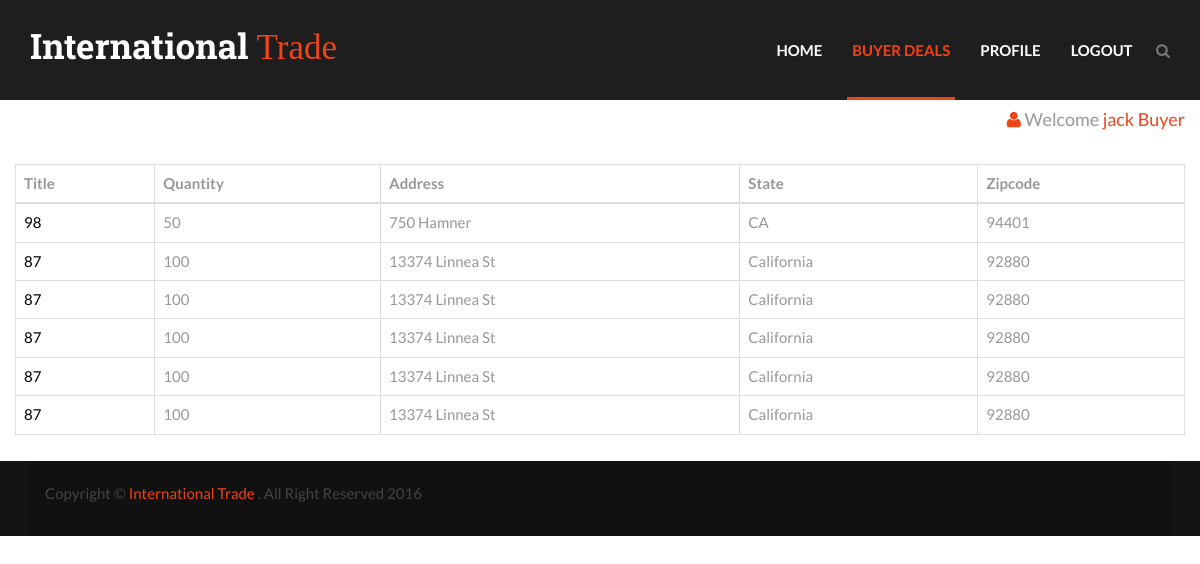
/buyer_view.php (signed in), run on the app's committed database.
### tables this page shows
CREATE TABLE IF NOT EXISTS `join_deal` (
  `order_id` int(32) NOT NULL AUTO_INCREMENT,
  `create_deal_id` int(32) DEFAULT NULL,
  `user_id` int(32) DEFAULT NULL,
  `order_quantity` int(64) DEFAULT NULL,
  `address` varchar(64) DEFAULT NULL,
  `state` varchar(64) DEFAULT NULL,
  `zipcode` int(64) DEFAULT NULL,
  `closure_date` date DEFAULT NULL,
  PRIMARY KEY (`order_id`)
);

### buyer_view.php (the view, shortened to what this page needs)
<?php
require_once("./libs/login_lib.php");
$user_key=$_SESSION["ukey"]
?>
<!DOCTYPE html>
<html lang="en">
<head>
        <link href="assets/plugins/bootstrap/css/bootstrap.min.css" rel="stylesheet" type="text/css">
        <link href="assets/plugins/bootstrap-select-1.9.3/dist/css/bootstrap-select.min.css" rel="stylesheet" type="text/css">
        <link href="assets/plugins/owl-carousel2/assets/owl.carousel.css" rel="stylesheet" type="text/css">
        <link href="assets/plugins/Swiper-3.2.7/dist/css/swiper.min.css" rel="stylesheet" type="text/css">
        <link href="assets/plugins/malihu-custom-scrollbar-plugin-master/jquery.mCustomScrollbar.min.css" rel="stylesheet" type="text/css">
        <link href="assets/plugins/royalslider/skins/universal/rs-universal.css" rel="stylesheet">
        <link href="assets/plugins/royalslider/royalslider.css" rel="stylesheet">
        <link href="assets/plugins/subscribe-better-master/subscribe-better.css" rel="stylesheet" type="text/css">
        <link href="assets/plugins/font-awesome/css/font-awesome.min.css" rel="stylesheet" type="text/css">
        <link href="assets/css/style.css" rel="stylesheet" type="text/css">
        <link href="assets/css/header.css" rel="stylesheet" type="text/css">
    </head>
    <body class="home page">
        <header id="masthead" class="clearfix" itemscope="itemscope" itemtype="https://schema.org/WPHeader">
            <div class="header-wrap" id="typo-sticky-header">
                <div class="container theme-container reltv-div">
                    <div class="row">
                        <div class="col-md-4 col-sm-4">
                            <div class="top-header pull-left">
                                <div class="logo-area">
                                    <a href="index.php" class="thm-logo fsz-35">
                                        <b class="bold-font-3 wht-clr">International</b><span class="thm-clr funky-font"> Trade</span>
                                    </a>
                                </div>
                            </div>
                        </div>
                        <div class="col-md-8 col-sm-8 static-div">
                            <div class="navigation pull-left">
                                <nav>
                                    <div class="" id="primary-navigation">
                                        <ul class="nav navbar-nav primary-navbar">
                                            <li><a href="index.php">Home</a></li>
                                            <li class="active"><a href="buyer_view.php">Buyer Deals</a></li>
											<li><a href="profile.php">Profile</a></li>
                                            <li><a href="logout.php">Logout</a></li>
										</ul>
									</div>
								</nav>
                            </div>
                            <div class="pull-right srch-box">
                                <a id="open-popup-search" class="header-link-search" href="javascript:void(0)" title="Search">
                                    <i class="fa fa-search"></i>
                                </a>
                            </div>
                        </div>
                    </div>
                </div>
            </div>
        </header>
        <div class="main-wrapper clearfix">
			<section class="gst-compare">
                <div class="gst-column col-lg-12 col-md-6 col-sm-12 col-xs-12">
					<h4 align="right"> <i class="fa fa-user thm-clr"></i> Welcome <span class="thm-clr"><?php echo $_SESSION['uname']; ?></span></h4>
					<br>
					<table class="table table-bordered table-hover">
					<thead>
					  <tr>
						<th>Title</th>
						<th>Quantity</th>
						<th>Address</th>
						<th>State</th>
						<th>Zipcode</th>
					  </tr>
					</thead>
					<tbody>
					 <?php
						$var_display_deal = "SELECT create_deal_id,order_quantity,address,state,zipcode FROM join_deal WHERE user_id='$user_key'";
						$var_run_display_deal = mysqli_query($con,$var_display_deal);
						while($var_row_display_deal = mysqli_fetch_array($var_run_display_deal))
						{
							$var_display_deal_id = $var_row_display_deal['create_deal_id'];
							$var_display_deal_qty = $var_row_display_deal['order_quantity'];
							$var_display_address = $var_row_display_deal['address'];
							$var_display_state = $var_row_display_deal['state'];
							$var_display_zipcode = $var_row_display_deal['zipcode'];
							echo "<tr>
							 <td> <a href= 'single_product.php?deal_url_id=$var_display_deal_id'> $var_display_deal_id </a></td>
							 <td> $var_display_deal_qty </td>
							 <td> $var_display_address </td>
							 <td> $var_display_state </td>
							 <td> $var_display_zipcode </td>
							</tr>";
						}
						?>
					</tbody>
					</table>
				</div>
            </section>
        </div>
       <?php include "libs/_incl_simple_footer.php";?>
    </body>
</html>

### assets/css/header.css (style rules this page uses)
.navigation { width: 97%; }
.header-wrap { display: inline-block; vertical-align: middle; width: 100%; z-index: 1; background: #1e1e1e; transition: all ease-out 0.4s; -webkit-transition: all ease-out 0.4s; z-index: 11; }
#typo-sticky-header { top: -120px; transition: top 0.75s ease 0s; }
.primary-navbar { float: right; }
.primary-navbar > li > a::after { background: #ef4416; content: ""; height: 3px; left: 0; margin: auto; opacity: 0; position: absolute; right: 0; bottom: 0; z-index: 0; transform: translateY(-30px); -webkit-transform: translateY(-30px); transition: opacity 0.3s ease 0s, transform 0.3s ease 0s; -webkit-transition: opacity 0.3s ease 0s, -webkit-transform 0.3s ease 0s; width: 100%; }
.primary-navbar > li:hover > a::after, .primary-navbar > li:focus > a::after, .primary-navbar > li.active > a::after { opacity: 1; transform: translateY(0px); -webkit-transform: translateY(0px); }
.primary-navbar > li { padding-left: 10px; padding-right: 10px; }
.primary-navbar li > a { color: #fff; font-weight: 700; }
.primary-navbar > li > a { font-size: 15px; padding: 40px 5px; position: relative; text-transform: uppercase; }
.primary-navbar li:hover > a, .primary-navbar li:focus > a, .primary-navbar > li.active > a, .nav .open > a, .nav .open > a:hover, .nav .open > a:focus { background-color: transparent; color: #ef4416; }

### data on the page
join_deal: create_deal "98", order_quantity "50", address "750 Hamner", state "CA", zipcode "94401"
join_deal: create_deal "87", order_quantity "100", address "13374 Linnea St", state "California", zipcode "92880"
join_deal: create_deal "87", order_quantity "100", address "13374 Linnea St", state "California", zipcode "92880"
join_deal: create_deal "87", order_quantity "100", address "13374 Linnea St", state "California", zipcode "92880"
join_deal: create_deal "87", order_quantity "100", address "13374 Linnea St", state "California", zipcode "92880"
join_deal: create_deal "87", order_quantity "100", address "13374 Linnea St", state "California", zipcode "92880"

### other printed values
$_SESSION['uname'] "jack Buyer"
